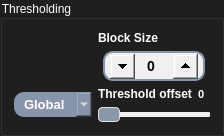
                      <widget class="QGroupBox" name="groupBox_7">
                       <property name="sizePolicy">
                        <sizepolicy hsizetype="Preferred" vsizetype="Fixed">
                         <horstretch>0</horstretch>
                         <verstretch>0</verstretch>
                        </sizepolicy>
                       </property>
                       <property name="styleSheet">
                        <string notr="true">QGroupBox {
background-color: #1f1f1f;
}
QGroupBox::title {
    color: white;
    font-weight: bold;
}
</string>
                       </property>
                       <property name="title">
                        <string>Thresholding</string>
                       </property>
                       <layout class="QGridLayout" name="gridLayout_14">
                        <item row="2" column="0">
                         <widget class="QComboBox" name="thresholdCombo">
                          <property name="cursor">
                           <cursorShape>PointingHandCursor</cursorShape>
                          </property>
                          <property name="styleSheet">
                           <string notr="true">QComboBox {
    font-family: &quot;Arial&quot;;
    font-weight: 700; /* Semibold */
    font-size: 10pt; /* Adjust the font size as needed */
 	color: rgb(26, 70, 91);


	background-color: #8794aa;   /* Background color for the combo box */
  
    border-radius: 10px;         /* Rounded corners */
    padding: 4px 10px;           /* Padding around the text */
    color: white;               
}

QComboBox::drop-down {
color: #ffffff;
}
QComboBox QAbstractItemView {
color:#ffffff;
    background-color: #rgb(224, 224, 224);   /* Background color for the list */

    selection-background-color: #5d6675; /* Selection color when an item is highlighted */

}</string>
                          </property>
                          <item>
                           <property name="text">
                            <string>Global</string>
                           </property>
                          </item>
                          <item>
                           <property name="text">
                            <string>Local</string>
                           </property>
                          </item>
                         </widget>
                        </item>
                        <item row="1" column="0">
                         <spacer name="horizontalSpacer_30">
                          <property name="orientation">
                           <enum>Qt::Horizontal</enum>
                          </property>
                          <property name="sizeHint" stdset="0">
                           <size>
                            <width>40</width>
                            <height>20</height>
                           </size>
                          </property>
                         </spacer>
                        </item>
                        <item row="2" column="1">
                         <layout class="QVBoxLayout" name="verticalLayout_10">
                          <item>
                           <layout class="QHBoxLayout" name="horizontalLayout_15">
                            <item>
                             <widget class="QLabel" name="label_5">
                              <property name="styleSheet">
                               <string notr="true">color: #ffffff;
font-weight:Bold;
font-size: 12px;
border: none;
</string>
                              </property>
                              <property name="text">
                               <string>Threshold offset</string>
                              </property>
                             </widget>
                            </item>
                            <item>
                             <widget class="QLabel" name="thresoldLabel">
                              <property name="styleSheet">
                               <string notr="true">QLabel {
color: #ffffff;
font-weight:Bold;
font-size: 11px;
border: none;
text-align: left;
qproperty-alignment: 'AlignLeft';

}

</string>
                              </property>
                              <property name="text">
                               <string>0</string>
                              </property>
                             </widget>
                            </item>
                           </layout>
                          </item>
                          <item>
                           <widget class="QSlider" name="thresholdOffset">
                            <property name="styleSheet">
                             <string notr="true">QSlider{
border: none;
}
QSlider::groove {
background: #f0f0f0; /* Color of the track */
border: 0px solid #ffffff; /* Border of the track */
height: 5px; /* Set the height of the track */
border-radius: 1px; /* Round the corners of the track */
}

/* Style for the slider handle (thumb) */
QSlider::handle {
background: #8997ab; /* Color of the handle */
width: 20px; /* Width of the handle */
height: 10px; /* Height of the handle */
margin: -5px 0; /* Negative margin to center the handle vertically */
border-radius: 4px;
 border: 1px solid #e1e1e1;
}

/* Style for the slider handle when pressed */
QSlider::handle:pressed {
background: #798596; /* Color of the handle when pressed */
border: 1px solid #9aa9be; /* Border of the handle when pressed */
}</string>
                            </property>
                            <property name="orientation">
                             <enum>Qt::Horizontal</enum>
                            </property>
                           </widget>
                          </item>
                         </layout>
                        </item>
                        <item row="1" column="1">
                         <layout class="QVBoxLayout" name="verticalLayout_11">
                          <item>
                           <layout class="QHBoxLayout" name="horizontalLayout_16">
                            <item>
                             <widget class="QLabel" name="label1_2">
                              <property name="styleSheet">
                               <string notr="true">color: #ffffff;
font-weight:Bold;
font-size: 12px;
border: none;
</string>
                              </property>
                              <property name="text">
                               <string>Block Size</string>
                              </property>
                             </widget>
                            </item>
                           </layout>
                          </item>
                          <item>
                           <widget class="QSpinBox" name="blockSize">
                            <property name="styleSheet">
                             <string notr="true">QSpinBox {
    background-color: #f0f0f0; /* Light background color */
    color: #000000;/* Dark text color */
    border: 2px solid #8794aa; /* Add a border for a modern look */
    border-radius: 10px; /* Slightly rounder corners */
    padding: 3px 8px; /* Increase padding for spacing */
    padding-left: 15px;
    margin: 0 5px;
    font-weight: bold;
    font-size: 14px; /* Adjust font size */
    text-align: center;
    height: 20px;
    width: 50px;
}

/* QSpinBox Up Button (on the right) */
QSpinBox::up-button {
    width: 25px;
    height: 25px;
    subcontrol-position: right; /* Place the up-button on the right */
}

/* QSpinBox Down Button (on the left) */
QSpinBox::down-button {
    width: 25px;
    height: 25px;
    subcontrol-position: left; /* Place the down-button on the left */
}

QSpinBox::up-button:hover, QSpinBox::down-button:hover {
    background-color: transparent; /* Make hover background transparent */
    border-radius: 10px;
}</string>
                            </property>
                           </widget>
                          </item>
                         </layout>
                        </item>
                       </layout>
                      </widget>
